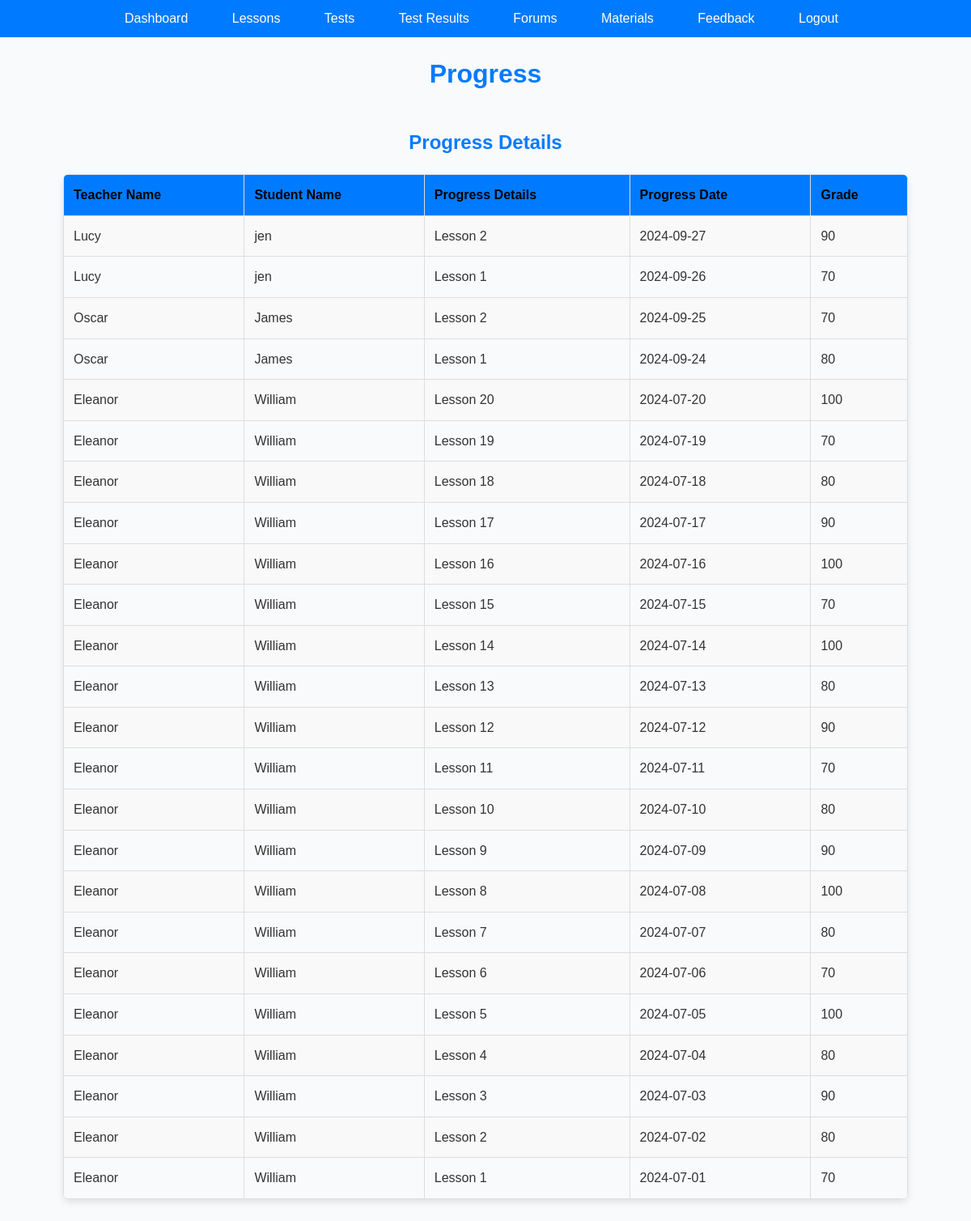
Screenshot of /driving_lessons_system_final/progress.php (signed in) with the database file from the repository.
### tables this page shows
CREATE TABLE IF NOT EXISTS `progress` (
  `progress_id` int NOT NULL AUTO_INCREMENT,
  `user_id` int DEFAULT NULL,
  `progress_details` text,
  `progress_date` date DEFAULT NULL,
  `teacher_name` varchar(255) DEFAULT NULL,
  `student_name` varchar(255) DEFAULT NULL,
  `grade` varchar(50) DEFAULT NULL,
  PRIMARY KEY (`progress_id`),
  KEY `user_id` (`user_id`)
);

### driving_lessons_system_final/progress.php (the view, shortened to what this page needs)
<?php
include('config.php');
$user_id = $_SESSION['user_id'];
$role_id = $_SESSION['role_id'];
$teacher_name = isset($_SESSION['username']) ? $_SESSION['username'] : '';
if ($role_id == 3) {
    $stmt = $conn->prepare("SELECT progress_details, progress_date, teacher_name, student_name, grade FROM progress WHERE user_id = ? ORDER BY progress_date DESC");
    $stmt->bind_param("i", $user_id);
} else if ($role_id == 2) {
    $stmt = $conn->prepare("SELECT progress_details, progress_date, student_name, grade FROM progress WHERE teacher_name = ? ORDER BY progress_date DESC");
    $stmt->bind_param("s", $teacher_name);
} else if ($role_id == 1) {
    $stmt = $conn->prepare("SELECT progress_details, progress_date, teacher_name, student_name, grade FROM progress ORDER BY progress_date DESC");
}
$stmt->execute();
$result = $stmt->get_result();
?>
<!DOCTYPE html>
<html>
<head>
    <link rel="stylesheet" type="text/css" href="style.css">
</head>
<body>
<nav>
<ul>
<li><a href="dashboard.php">Dashboard</a></li>
            <?php if ($role_id != 3):?>
                <li><a href="schedule_lesson.php">Lessons</a></li>
            <?php endif; ?>
            <?php if ($role_id != 3):?>
            <li><a href="schedule_test.php">Tests</a></li>
            <li><a href="test_results.php">Test Results</a></li>
            <?php endif; ?>
            <li><a href="forum.php">Forums</a></li>
            <li><a href="upload_materials.php">Materials</a></li>
            <li><a href="feedback.php">Feedback</a></li>
            <li><a href="logout.php">Logout</a></li>
        </ul>
</nav>
<header>
    <h1>Progress</h1>
</header>
<div class="container">
    <h2>Progress Details</h2>
    <table>
        <tr>
            <th>Teacher Name</th>
            <th>Student Name</th>
            <th>Progress Details</th>
            <th>Progress Date</th>
            <th>Grade</th>
        </tr>
        <?php
        if ($result->num_rows > 0) {
            while($row = $result->fetch_assoc()) {
                echo "<tr>";
                echo "<td>" . (isset($row['teacher_name']) ? htmlspecialchars($row['teacher_name']) : $teacher_name) . "</td>";
                echo "<td>" . htmlspecialchars($row['student_name']) . "</td>";
                echo "<td>" . htmlspecialchars($row['progress_details']) . "</td>";
                echo "<td>" . htmlspecialchars($row['progress_date']) . "</td>";
                echo "<td>" . htmlspecialchars($row['grade']) . "</td>";
                echo "</tr>";
            }
        } else {
            echo "<tr><td colspan='5'>No progress details found.</td></tr>";
        }
        ?>
    </table>
</div>
</body>
</html>

### driving_lessons_system_final/style.css (style rules this page uses)
* { margin: 0; padding: 0; box-sizing: border-box; }
body { font-family: 'Arial', sans-serif; line-height: 1.6; background-color: #f9fafc; color: #333; margin: 0; padding: 0; }
.container { max-width: 1200px; margin: 0 auto; padding: 20px; }
h1, h2, h3 { text-align: center; margin-bottom: 20px; color: #007bff; font-weight: bold; }
nav ul { list-style-type: none; padding: 0; text-align: center; background-color: #007bff; margin-bottom: 20px; }
nav ul li { display: inline-block; margin-right: 10px; }
nav ul li a { text-decoration: none; color: #fff; padding: 10px 20px; display: block; border-radius: 4px; transition: background-color 0.3s ease, transform 0.3s ease; }
table { width: 90%; border-collapse: collapse; margin: 20px auto; border-radius: 8px; overflow: hidden; box-shadow: 0 4px 8px rgba(0,0,0,0.1); }
table th, table td { border: 1px solid #ddd; padding: 12px; text-align: left; transition: background-color 0.3s ease; }
table th { background-color: #007bff; color:black; font-weight: bold; }
table tr:nth-child(even) { background-color: #f9f9f9; }

### rows the page displays
progress: teacher_name "Lucy", student_name "jen", progress_details "Lesson 2", progress_date "2024-09-27", grade "90"
progress: teacher_name "Lucy", student_name "jen", progress_details "Lesson 1", progress_date "2024-09-26", grade "70"
progress: teacher_name "Oscar", student_name "James", progress_details "Lesson 2", progress_date "2024-09-25", grade "70"
progress: teacher_name "Oscar", student_name "James", progress_details "Lesson 1", progress_date "2024-09-24", grade "80"
progress: teacher_name "Eleanor", student_name "William", progress_details "Lesson 20", progress_date "2024-07-20", grade "100"
progress: teacher_name "Eleanor", student_name "William", progress_details "Lesson 19", progress_date "2024-07-19", grade "70"
progress: teacher_name "Eleanor", student_name "William", progress_details "Lesson 18", progress_date "2024-07-18", grade "80"
progress: teacher_name "Eleanor", student_name "William", progress_details "Lesson 17", progress_date "2024-07-17", grade "90"
progress: teacher_name "Eleanor", student_name "William", progress_details "Lesson 16", progress_date "2024-07-16", grade "100"
progress: teacher_name "Eleanor", student_name "William", progress_details "Lesson 15", progress_date "2024-07-15", grade "70"
progress: teacher_name "Eleanor", student_name "William", progress_details "Lesson 14", progress_date "2024-07-14", grade "100"
progress: teacher_name "Eleanor", student_name "William", progress_details "Lesson 13", progress_date "2024-07-13", grade "80"
progress: teacher_name "Eleanor", student_name "William", progress_details "Lesson 12", progress_date "2024-07-12", grade "90"
progress: teacher_name "Eleanor", student_name "William", progress_details "Lesson 11", progress_date "2024-07-11", grade "70"
progress: teacher_name "Eleanor", student_name "William", progress_details "Lesson 10", progress_date "2024-07-10", grade "80"
progress: teacher_name "Eleanor", student_name "William", progress_details "Lesson 9", progress_date "2024-07-09", grade "90"
progress: teacher_name "Eleanor", student_name "William", progress_details "Lesson 8", progress_date "2024-07-08", grade "100"
progress: teacher_name "Eleanor", student_name "William", progress_details "Lesson 7", progress_date "2024-07-07", grade "80"
progress: teacher_name "Eleanor", student_name "William", progress_details "Lesson 6", progress_date "2024-07-06", grade "70"
progress: teacher_name "Eleanor", student_name "William", progress_details "Lesson 5", progress_date "2024-07-05", grade "100"
progress: teacher_name "Eleanor", student_name "William", progress_details "Lesson 4", progress_date "2024-07-04", grade "80"
progress: teacher_name "Eleanor", student_name "William", progress_details "Lesson 3", progress_date "2024-07-03", grade "90"
progress: teacher_name "Eleanor", student_name "William", progress_details "Lesson 2", progress_date "2024-07-02", grade "80"
progress: teacher_name "Eleanor", student_name "William", progress_details "Lesson 1", progress_date "2024-07-01", grade "70"
